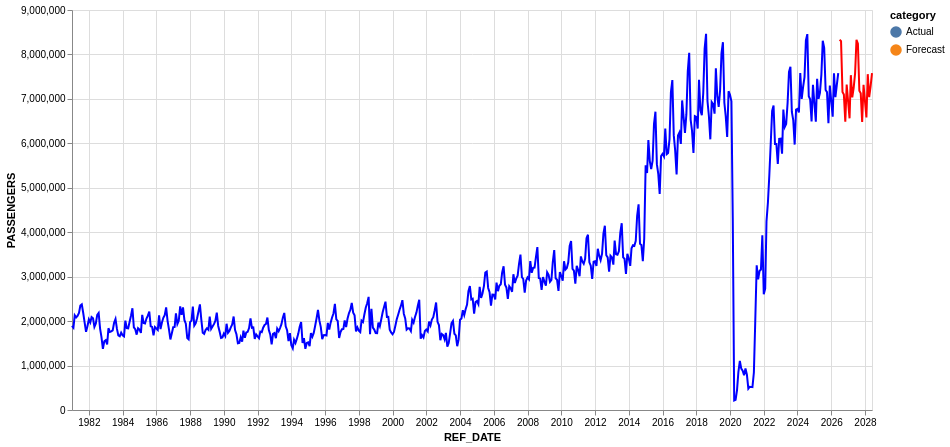

Notebook code cell kept with this figure:
### Markdown cell above
# Interactive Visualization using altair

### Code cell
import altair as alt

nearest = alt.selection_point(nearest=True, on="pointerover",
                              fields=["REF_DATE"], empty=False)

actual = alt.Chart(df_plot).mark_line(color="blue").encode(
            x="REF_DATE:T",
            y="PASSENGERS:Q",
            tooltip=[
                "REF_DATE:T",
                "PASSENGERS:Q"
            ]
            )

forecast = alt.Chart(forecast_df).mark_line(color="red").encode(
    x="REF_DATE:T",
    y="PASSENGERS:Q",
    tooltip=[
        "REF_DATE:T",
        "PASSENGERS:Q"
    ]
    )

combined = pd.concat([df_plot, forecast_df])

selectors = alt.Chart(combined).mark_point().encode(
    x="REF_DATE:T",
    opacity=alt.value(0),
).add_params(nearest)

line = alt.Chart(combined).mark_line(interpolate="basis").encode(
    x="REF_DATE:T",
    y="PASSENGERS:Q",
    color="category:N"
)

when_near = alt.when(nearest)

points = line.mark_point().encode(
    opacity=when_near.then(alt.value(1)).otherwise(alt.value(0))
)


text = line.mark_text(
    align="left",
    dx=5,
    dy=-5,
    fontSize=14,
    fontWeight="bold"
    ).encode(
        text=when_near.then("PASSENGERS:Q").otherwise(alt.value(" ")),
        color="category:N"
    )


rules = alt.Chart(combined).mark_rule(color='black').encode(
    x="REF_DATE:T"
).transform_filter(nearest)

chart = alt.layer(actual, forecast, selectors, text, rules, points).properties(
    width=800,
    height=400
    )

chart.save("../forecast_html/aviation_forecast.html")
chart

### Figure 1 — Vega-Lite specification as saved in the notebook (floating-point values rounded to 4 significant figures; data arrays with more than 128 entries replaced by an {"elided": "..."} marker saying what was removed)
{"config": {"view": {"continuousWidth": 300, "continuousHeight": 300}}, "layer": [{"data": {"name": "data-8d69bdeb93e93a5f480d545dee5d706d"}, "mark": {"type": "line", "color": "blue"}, "encoding": {"tooltip": [{"field": "REF_DATE", "type": "temporal"}, {"field": "PASSENGERS", "type": "quantitative"}], "x": {"field": "REF_DATE", "type": "temporal"}, "y": {"field": "PASSENGERS", "type": "quantitative"}}}, {"data": {"name": "data-d3bb7abb9e98d404eeeadf9f4d012e39"}, "mark": {"type": "line", "color": "red"}, "encoding": {"tooltip": [{"field": "REF_DATE", "type": "temporal"}, {"field": "PASSENGERS", "type": "quantitative"}], "x": {"field": "REF_DATE", "type": "temporal"}, "y": {"field": "PASSENGERS", "type": "quantitative"}}}, {"data": {"name": "data-b12afa4b6b5e93037252143be45ab7e9"}, "mark": {"type": "point"}, "encoding": {"opacity": {"value": 0}, "x": {"field": "REF_DATE", "type": "temporal"}}, "name": "view_f9b0993c164dc486_2"}, {"data": {"name": "data-b12afa4b6b5e93037252143be45ab7e9"}, "mark": {"type": "text", "align": "left", "dx": 5, "dy": -5, "fontSize": 14, "fontWeight": "bold"}, "encoding": {"color": {"field": "category", "type": "nominal"}, "text": {"condition": {"param": "param_ab4f66f6fd261f41", "empty": false, "field": "PASSENGERS", "type": "quantitative"}, "value": " "}, "x": {"field": "REF_DATE", "type": "temporal"}, "y": {"field": "PASSENGERS", "type": "quantitative"}}}, {"data": {"name": "data-b12afa4b6b5e93037252143be45ab7e9"}, "mark": {"type": "rule", "color": "black"}, "encoding": {"x": {"field": "REF_DATE", "type": "temporal"}}, "transform": [{"filter": {"param": "param_ab4f66f6fd261f41", "empty": false}}]}, {"data": {"name": "data-b12afa4b6b5e93037252143be45ab7e9"}, "mark": {"type": "point"}, "encoding": {"color": {"field": "category", "type": "nominal"}, "opacity": {"condition": [{"param": "param_ab4f66f6fd261f41", "value": 1, "empty": false}], "value": 0}, "x": {"field": "REF_DATE", "type": "temporal"}, "y": {"field": "PASSENGERS", "type": "quantitative"}}}], "height": 400, "params": [{"name": "param_ab4f66f6fd261f41", "select": {"type": "point", "fields": ["REF_DATE"], "nearest": true, "on": "pointerover"}, "views": ["view_f9b0993c164dc486_2"]}], "width": 800, "$schema": "https://vega.github.io/schema/vega-lite/v6.4.1.json", "datasets": {"data-8d69bdeb93e93a5f480d545dee5d706d": {"elided": "546 records"}, "data-d3bb7abb9e98d404eeeadf9f4d012e39": [{"REF_DATE": "2026-07-01T00:00:00", "PASSENGERS": 8332000.0, "category": "Forecast"}, {"REF_DATE": "2026-08-01T00:00:00", "PASSENGERS": 8299000.0, "category": "Forecast"}, {"REF_DATE": "2026-09-01T00:00:00", "PASSENGERS": 7157000.0, "category": "Forecast"}, {"REF_DATE": "2026-10-01T00:00:00", "PASSENGERS": 7099000.0, "category": "Forecast"}, {"REF_DATE": "2026-11-01T00:00:00", "PASSENGERS": 6486000.0, "category": "Forecast"}, {"REF_DATE": "2026-12-01T00:00:00", "PASSENGERS": 7322000.0, "category": "Forecast"}, {"REF_DATE": "2027-01-01T00:00:00", "PASSENGERS": 6943000.0, "category": "Forecast"}, {"REF_DATE": "2027-02-01T00:00:00", "PASSENGERS": 6562000.0, "category": "Forecast"}, {"REF_DATE": "2027-03-01T00:00:00", "PASSENGERS": 7534000.0, "category": "Forecast"}, {"REF_DATE": "2027-04-01T00:00:00", "PASSENGERS": 7033000.0, "category": "Forecast"}, {"REF_DATE": "2027-05-01T00:00:00", "PASSENGERS": 7245000.0, "category": "Forecast"}, {"REF_DATE": "2027-06-01T00:00:00", "PASSENGERS": 7574000.0, "category": "Forecast"}, {"REF_DATE": "2027-07-01T00:00:00", "PASSENGERS": 8330000.0, "category": "Forecast"}, {"REF_DATE": "2027-08-01T00:00:00", "PASSENGERS": 8242000.0, "category": "Forecast"}, {"REF_DATE": "2027-09-01T00:00:00", "PASSENGERS": 7184000.0, "category": "Forecast"}, {"REF_DATE": "2027-10-01T00:00:00", "PASSENGERS": 7128000.0, "category": "Forecast"}, {"REF_DATE": "2027-11-01T00:00:00", "PASSENGERS": 6478000.0, "category": "Forecast"}, {"REF_DATE": "2027-12-01T00:00:00", "PASSENGERS": 7319000.0, "category": "Forecast"}, {"REF_DATE": "2028-01-01T00:00:00", "PASSENGERS": 6951000.0, "category": "Forecast"}, {"REF_DATE": "2028-02-01T00:00:00", "PASSENGERS": 6583000.0, "category": "Forecast"}, {"REF_DATE": "2028-03-01T00:00:00", "PASSENGERS": 7556000.0, "category": "Forecast"}, {"REF_DATE": "2028-04-01T00:00:00", "PASSENGERS": 7040000.0, "category": "Forecast"}, {"REF_DATE": "2028-05-01T00:00:00", "PASSENGERS": 7277000.0, "category": "Forecast"}, {"REF_DATE": "2028-06-01T00:00:00", "PASSENGERS": 7581000.0, "category": "Forecast"}], "data-b12afa4b6b5e93037252143be45ab7e9": {"elided": "570 records"}}}
